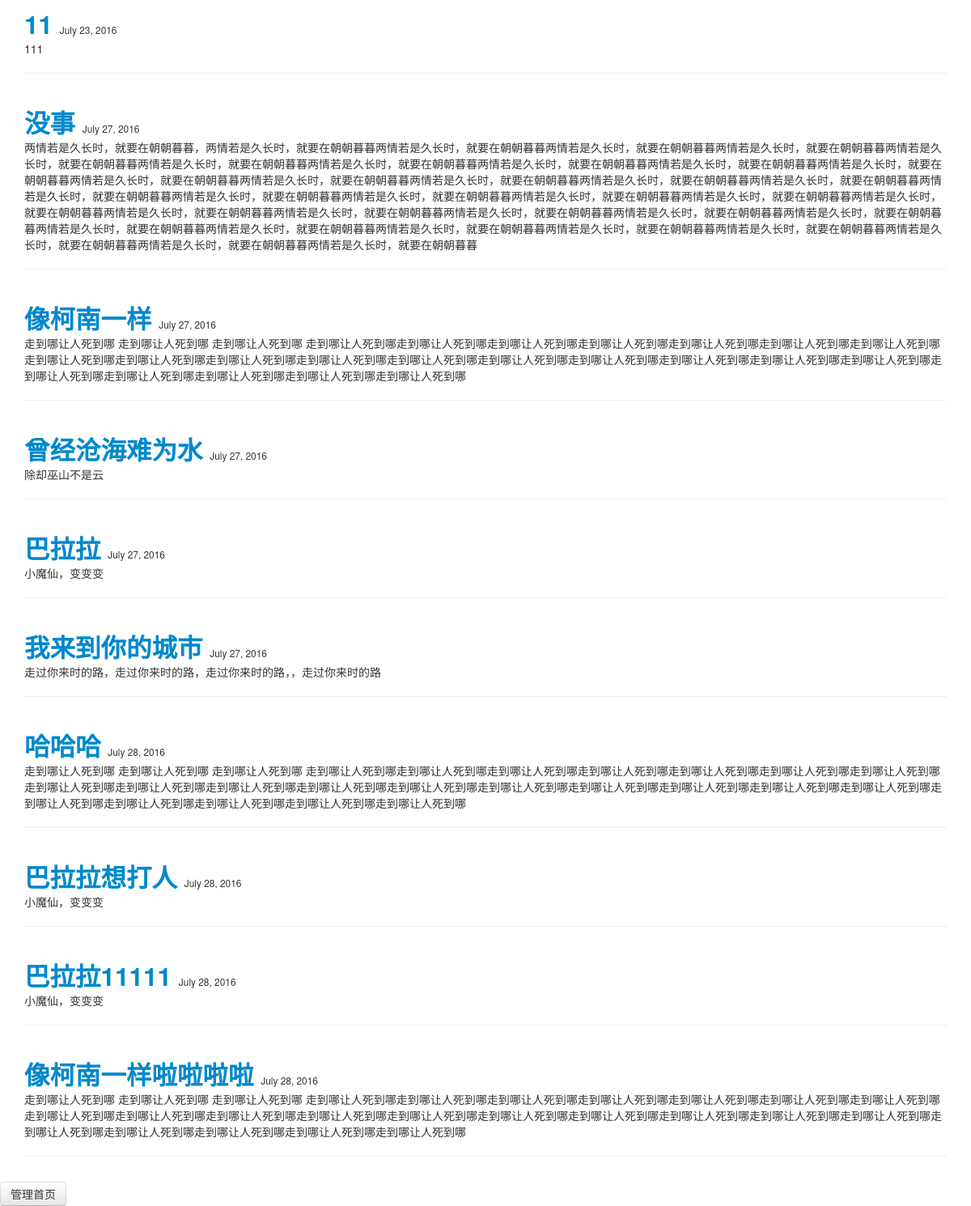
The app's page /manager/article_list/ (signed in), older data.
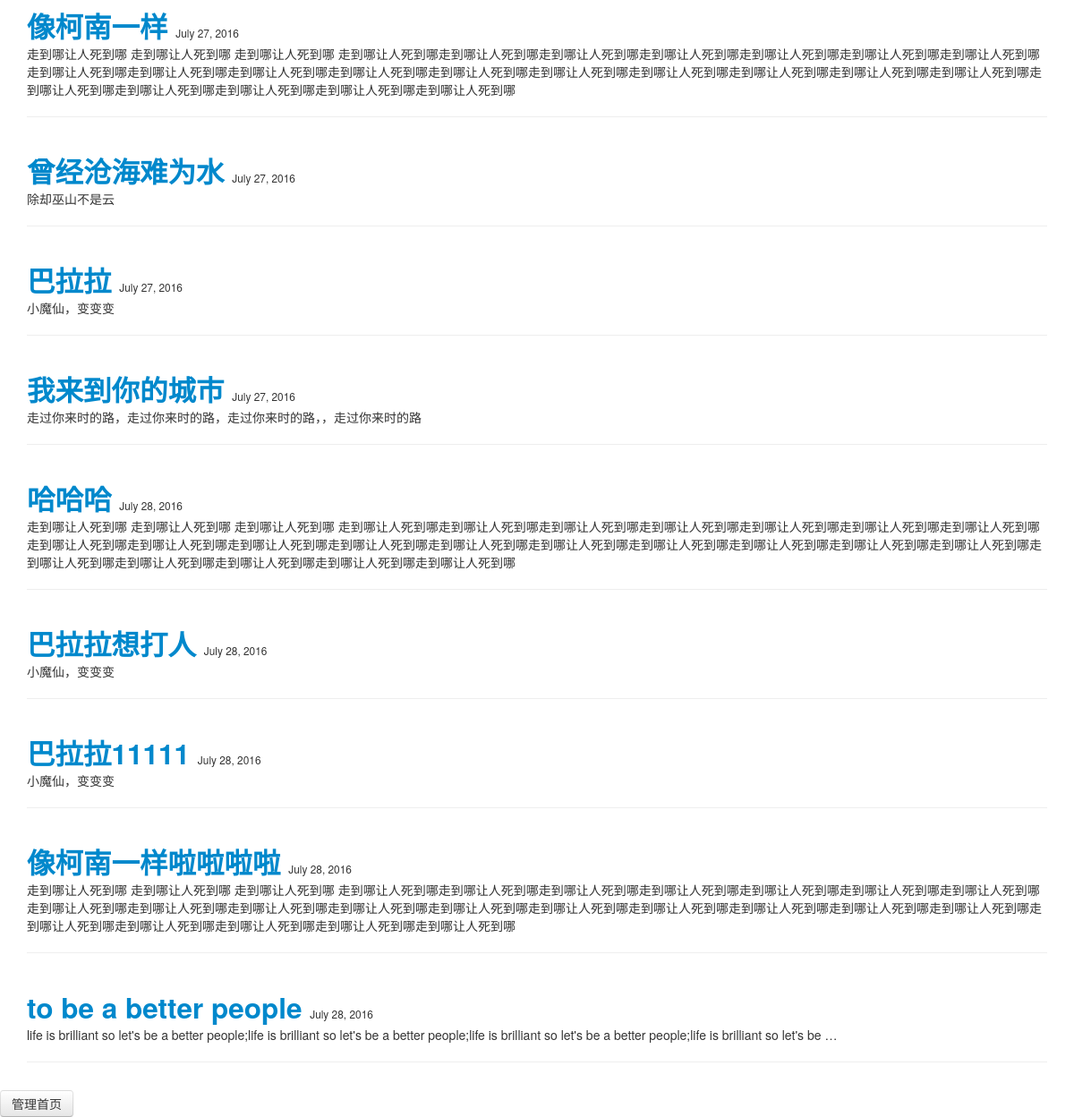
The same page, newer data.
### articles/models.py (models this page shows)
class Article(models.Model):
    title = models.CharField(max_length = 30)
    time_stamp = models.DateField()
    content = models.TextField()

### manager/views.py (the view)
@permission_required('django.contrib.auth.can_manage')
def article_list(request):
    articles = Article.objects.all()
    return render(request,"manager/article_list.html",{"articles":articles})

### manager/templates/manager/article_list.html (shortened to what this page needs)
{% extends "manager/base.html" %}
{% block content %}
<div>
{% for article in articles %}
<div class="container-fluid">
	<div class="row-fluid">
		<div class="span12 manager_span12" style="padding:10px">
			<h2 style="display:inline">
				<a href="/manager/manage_article/?id={{article.id}}">{{article.title}}</a>
			</h2>
				<small>{{ article.time_stamp }}</small>
			<p>
			{{ article.content | truncatewords_html:30 }}
			</p>
			<hr/>
		</div>
	</div>
</div>
{% endfor %}
	<div class="pos"> <a type="button" class="btn" href="/manager/index/">管理首页</a></div>
</div>
{% endblock %}

Row changes from the older to the newer data that the page shows:
removed Article: title "11", time_stamp "July 23, 2016", content "111"
removed Article: title "没事", time_stamp "July 27, 2016", content "两情若是久长时，就要在朝朝暮暮，两情若是久长时，就要在朝朝暮暮两情若是久长时，就要在朝朝暮暮两情若是久长时，就要在朝朝暮暮两情若是久长时，就要在朝朝暮暮两情若是久长时，就要在朝朝暮暮两情若是久长时，就要在朝朝暮暮两情若是久长时，就要在朝朝暮暮两情若是久长时，就要在朝朝暮暮两情若是久长时，就要在朝朝暮暮两情若是久长时，就要在朝朝暮暮两情若是久长时，就要在朝朝暮暮两情若是久长时，就要在朝朝暮暮两情若是久长时，就要在朝朝暮暮两情若是久长时，就要在朝朝暮暮两情若是久长时，就要在朝朝暮暮两情若是久长时，就要在朝朝暮暮两情若是久长时，就要在朝朝暮暮两情若是久长时，就要在朝朝暮暮两情若是久长时，就要在朝朝暮暮两情若是久长时，就要在朝朝暮暮两情若是久长时，就要在朝朝暮暮两情若是久长时，就要在朝朝暮暮两情若是久长时，就要在朝朝暮暮两情若是久长时，就要在朝朝暮暮两情若是久长时，就要在朝朝暮暮两情若是久长时，就要在朝朝暮暮两情若是久长时，就要在朝朝暮暮两情若是久长时，就要在朝朝暮暮两情若是久长时，就要在朝朝暮暮两情若是久长时，就要在朝朝暮暮两情若是久长时，就要在朝朝暮暮两情若是久长时，就要在朝朝暮暮两情若是久长时，就要在朝朝暮暮两情若是久长时，就要在朝朝暮暮"
added Article: title "to be a better people", time_stamp "July 28, 2016", content "life is brilliant so let's be a better people;life is brilliant so let's be a better people;life is brilliant so let's be a better people;life is brilliant so let's be …"
